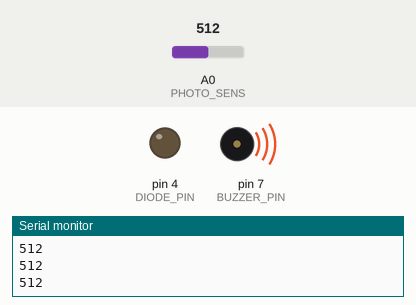
Bench run of a sketch on a simulated Arduino Uno, built with avr-gcc and run on an emulated ATmega328P. Shown: output pins drawn as LEDs (lit = HIGH), buzzer (waves = sounding), the last lines printed to the serial monitor. The test bench sets the inputs (shaded band); at power-on: A0 (PHOTO_SENS) = 512.

Above: at 1.2 s.
1.3 s: A0 (PHOTO_SENS) set to 856
At 1.9 s:
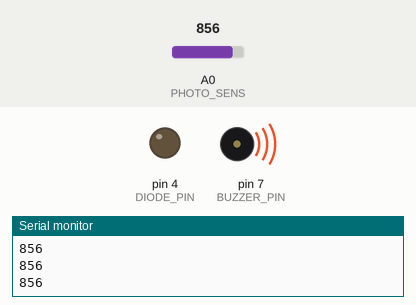
2.8 s: A0 (PHOTO_SENS) set to 883
At 4.0 s:
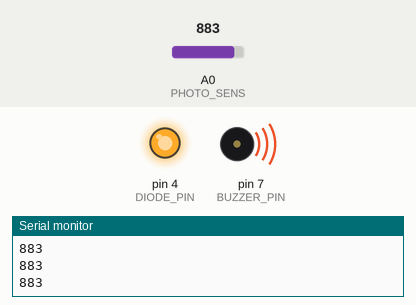
4.3 s: A0 (PHOTO_SENS) set to 0
At 5.0 s:
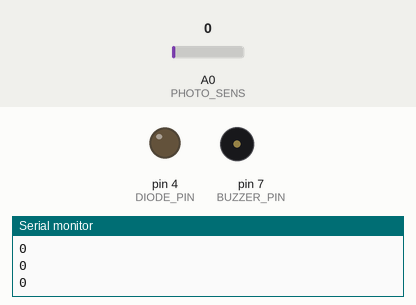
5.8 s: A0 (PHOTO_SENS) set to 122
At 6.2 s:
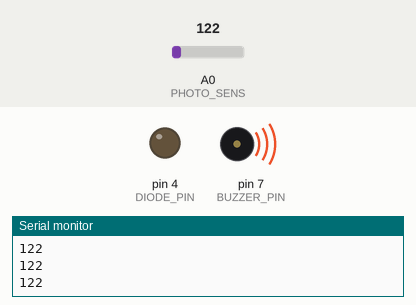
7.3 s: A0 (PHOTO_SENS) set to 880
At 8.7 s:
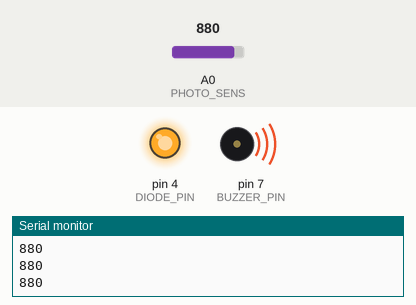
Timing chart, 0 to 9.8 s (numbered marks = the images above; inputs shaded):
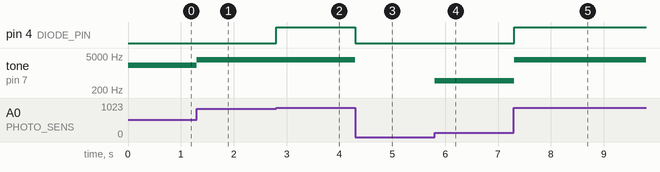

Measured:
- the behaviour switches between 870 and 871 on A0 (PHOTO_SENS) (found by bisection; images 1 and 2)
- after the input at 1.3 s, tone on pin 7 (BUZZER_PIN): 2048 Hz → 3424 Hz at once
- after the input at 2.8 s, pin 4 (DIODE_PIN): LOW → HIGH at once; tone on pin 7 (BUZZER_PIN): 3424 Hz → 3532 Hz at once
- after the input at 4.3 s, pin 4 (DIODE_PIN): HIGH → LOW at once; tone on pin 7 (BUZZER_PIN): 3532 Hz → silent at once
- after the input at 5.8 s, tone on pin 7 (BUZZER_PIN): silent → 488 Hz at once
- after the input at 7.3 s, pin 4 (DIODE_PIN): LOW → HIGH at once; tone on pin 7 (BUZZER_PIN): 488 Hz → 3520 Hz at once

The sketch:

sketch.ino
```cpp
#define BUZZER_PIN 7
#define PHOTO_SENS A0
#define DIODE_PIN 4

void setup() {
  // put your setup code here, to run once:
  pinMode(BUZZER_PIN, OUTPUT);
  pinMode(DIODE_PIN, OUTPUT);
  Serial.begin(9600);
}

void loop() {
  // put your main code here, to run repeatedly:
  int photo_sens = analogRead(PHOTO_SENS);
  if (photo_sens > 870)
    digitalWrite(DIODE_PIN, HIGH);
  else
    digitalWrite(DIODE_PIN, LOW);

  tone(BUZZER_PIN, photo_sens * 4);
  Serial.println(photo_sens);
}
```
